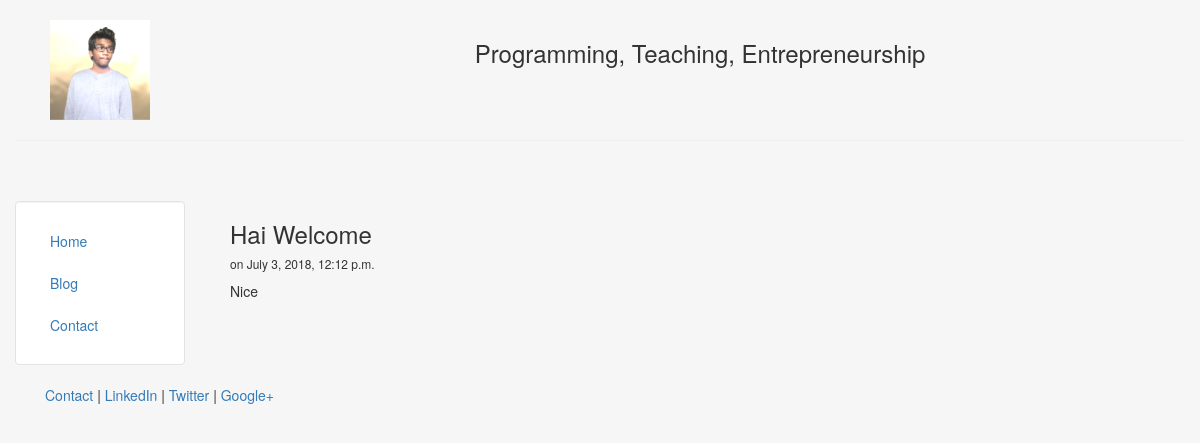
Page /blog/2 on the committed database.
### blog/models.py (models this page shows, shortened)
class Post(models.Model):
    title = models.CharField(max_length=140)
    body = models.TextField()
    date = models.DateTimeField()

### blog/templates/blog/post.html
{% extends "personal/header.html" %}
{% block content %}
	<h3>{{post.title}}</h3>
	<h6>on {{post.date}}</h6>
{{post.body|safe|linebreaks}}
	{% endblock %}

### personal/templates/personal/header.html (style rules this page uses)
html, body { height:100% }

### rows in the picture
Post: title "Hai Welcome", date "July 3, 2018, 12:12 p.m.", body "Nice"
